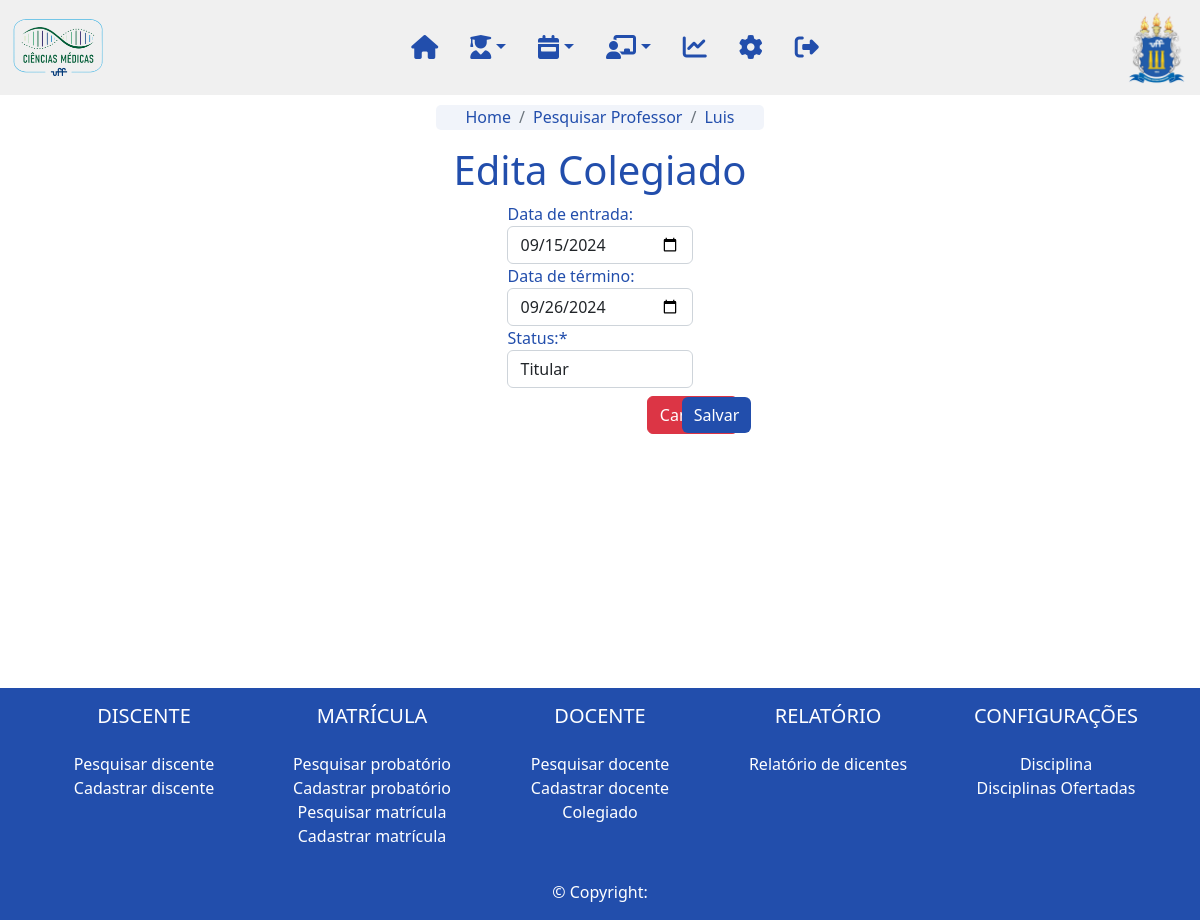
The app's page /professor/edita_colegiado/3 with its own data.
### professor/models.py (models this page shows, shortened)
class Professor(models.Model):
      TIPO_DOCENTE_CHOICES = (
            ("Permanente", "Permanente"),
            ("Colaborador", "Colaborador"),
            ("Coorientador", "Coorientador"),
            ("Visitante", "Visitante"),
            ("Pos Doutor", "Pós Doutor"),
      )
      nome = models.CharField(max_length=200, verbose_name='Nome:')
      sexo = models.ForeignKey(Sexo, on_delete=models.DO_NOTHING , null=True, blank=True, verbose_name='Sexo:')
      dt_nascimento = models.DateField(null=True, blank=True, verbose_name='Data de nascimento:')
      estrangeiro = models.BooleanField(default=False, verbose_name='Estrangeiro:')
      nacionalidade = models.CharField(max_length=100, null=True, blank=True, verbose_name='Nacionalidade:')
      naturalidade = models.ForeignKey(UnidadeFederativa, on_delete=models.DO_NOTHING,  null=True, blank=True, verbose_name='Naturalidade:')
      cpf = models.CharField(max_length=14, null=True, blank=True, verbose_name='CPF:')
      identidade = models.CharField(max_length=12, null=True, blank=True, verbose_name='Identidade:')
      identidade_uf= models.CharField(max_length=2, null=True, blank=True, verbose_name='UF:')
      identidade_orgao = models.CharField(max_length=100, null=True, blank=True, verbose_name='Orgão Expeditor:')
      tipo_docente = models.CharField(max_length=100, choices=TIPO_DOCENTE_CHOICES, null=True, blank=True, verbose_name='Tipo de docente:')
      endereco = models.OneToOneField(Endereco, on_delete=models.DO_NOTHING)
      doutorado = models.OneToOneField(Doutorado, on_delete=models.DO_NOTHING)
      graduacao = models.OneToOneField(Graduacao, on_delete=models.DO_NOTHING, related_name="professor_graduacao")
      trabalho = models.ForeignKey(Trabalho, on_delete=models.DO_NOTHING, related_name="professor_trabalho")
      pos_doutorado = models.ForeignKey(PosDoutorado, on_delete=models.DO_NOTHING, related_name="professor_pos_doutorado")
      slug = models.SlugField(max_length=250, unique_for_date='dt_cadastro')
      updated = models.DateTimeField(auto_now=True)
      cadastrado_por = models.ForeignKey(User, on_delete=models.DO_NOTHING, related_name='professor_cadastrado_por')
      def __str__(self):
            return  self.nome

### colegiado/models.py (models this page shows, shortened)
class Colegiado(models.Model):
    STATUS_COLEGIADO_CHOICES = (
        ("Titular", "Titular"),
        ("Suplente", "Suplente"),
    )
    colegiado_data_entrada = models.DateField()
    colegiado_data_saida = models.DateField(null=True, blank=True)
    status_membro = models.CharField(max_length=100, choices=STATUS_COLEGIADO_CHOICES, verbose_name='Status:')
    matricula_membro = models.ForeignKey(Matricula, on_delete=models.DO_NOTHING, null=True)
    professor_membro = models.ForeignKey(Professor, on_delete=models.DO_NOTHING, null=True)

### professor/views.py (the view)
# urls.py: path('edita_colegiado/<int:colegiado>', edita_colegiado, name='edita_colegiado'),
def edita_colegiado(request, colegiado):
    colegiado = Colegiado.objects.get(id=colegiado)
    professor = colegiado.professor_membro
    form_colegiado = ColegiadoForm(instance=colegiado)
    print(professor.nome)
    if request.method == 'POST':
        form_colegiado = ColegiadoForm(request.POST, instance=colegiado)
        if form_colegiado.is_valid():
            form_colegiado.save()
            messages.success(request, 'Colegiado atualizado com sucesso!')
            return redirect('professor:detalhes_professor', professor=professor.slug)
    return render(request, 'edita_colegiado.html', {'form': form_colegiado, 'professor':professor})

### colegiado/forms.py
class ColegiadoForm(ModelForm):
    colegiado_data_entrada = DateField(label='Data de entrada:', required=False, widget=TextInput(attrs={'type':'date'}))
    colegiado_data_saida = DateField(label='Data de término:', required=False, widget=TextInput(attrs={'type':'date'}), initial=datetime.today().strftime('%d/%m/%Y'))
    class Meta:
        model = Colegiado
        fields = '__all__'
        exclude = ['professor_membro', 'matricula_membro']

### professor/templates/edita_colegiado.html (shortened to what this page needs)
{% extends "base.html" %}
{% load static %}
{% load crispy_forms_tags %}
{% block content %}
<div class="corcadastro body">
    {% include 'navbar.html' %}
    <div class="container p-2" style="align-items: center; justify-content: center; justify-items: center; text-justify: center;">
        <nav aria-label="breadcrumb">
            <ol class="breadcrumb">
              <li class="breadcrumb-item"><a href="{% url 'home'%}">Home</a></li>
              <li class="breadcrumb-item"><a href="{% url 'professor:lista_professor'%}">Pesquisar Professor</a></li>
              <li class="breadcrumb-item active" aria-current="page"><a href="{% url 'professor:detalhes_professor' professor.slug %}">{{professor}}</a></li>
            </ol>
          </nav>
          <h1 class="text-center">Edita Colegiado</h1>
        <form action="" method="POST" class="cadastro_form">
            {{form|crispy}}
            <div class="modal-footer row mt-2">
                <div class="col-2">
                    <a class="btn btn-danger" href="{% url "professor:detalhes_professor" professor.slug %}" type="submit" >Cancelar</a>
                </div>
                <div class="col-2">
                    <button class="btn btn-primary" type="submit" >Salvar</button>
                </div>
            </div>
        </form>
    </div>
</div>
{% include 'footer.html' %}
{% endblock %}

### static/css/styles.css (style rules this page uses)
html { height:100% }
body { height: 100%; }
.body { position:relative; padding-top: 80pt; color: #224EAC; min-height: 80%; }
a { text-decoration: none; }
.btn-primary { background-color: #224EAC !important; border-style: none !important; }
.breadcrumb { margin-top: -10px; border-radius: 5px; background-color: #224EAC10; height: 25px; padding: 0px 30px; }
.breadcrumb a { color: #224EAC; }
.breadcrumb-item.active { font-weight: 500; }

### records on screen
Professor: nome "Luis"
Colegiado: colegiado_data_entrada "09/15/2024", colegiado_data_saida "09/26/2024", status_membro "Titular"
